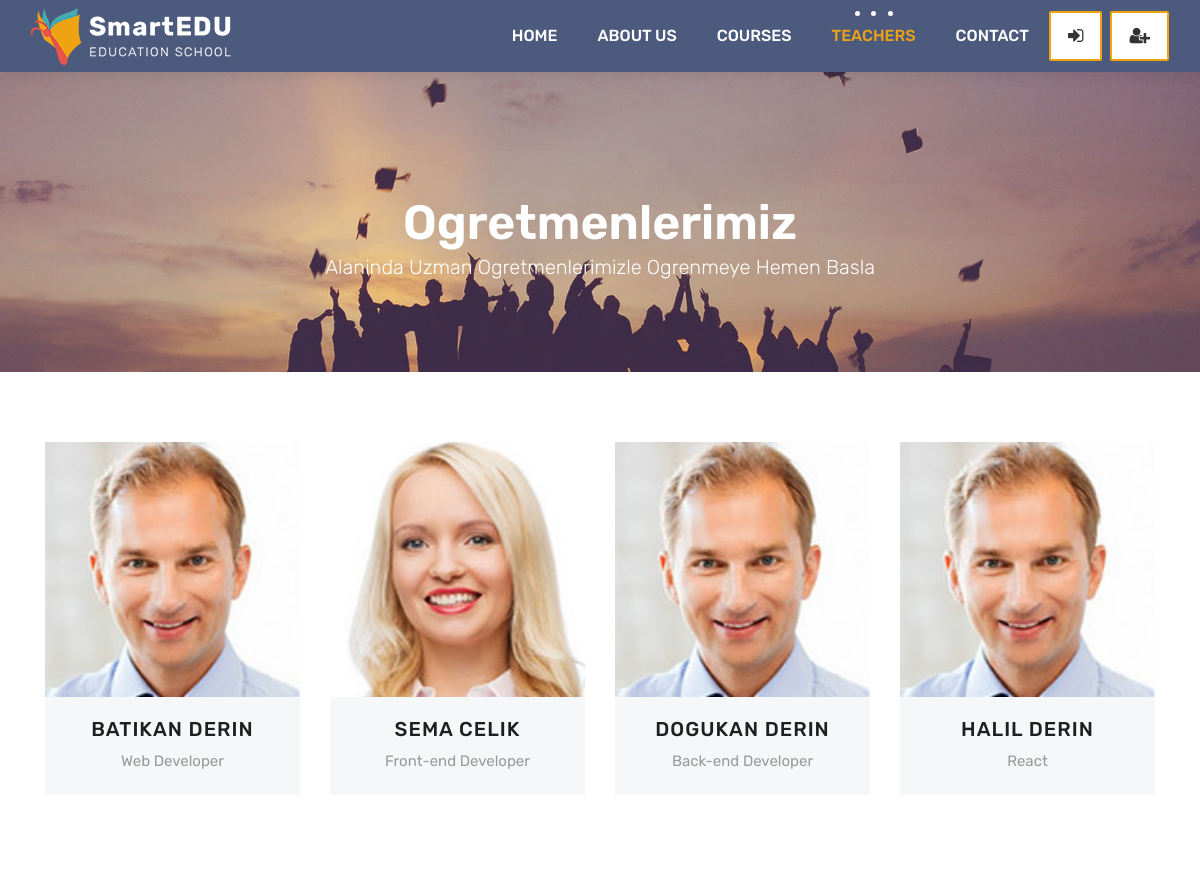
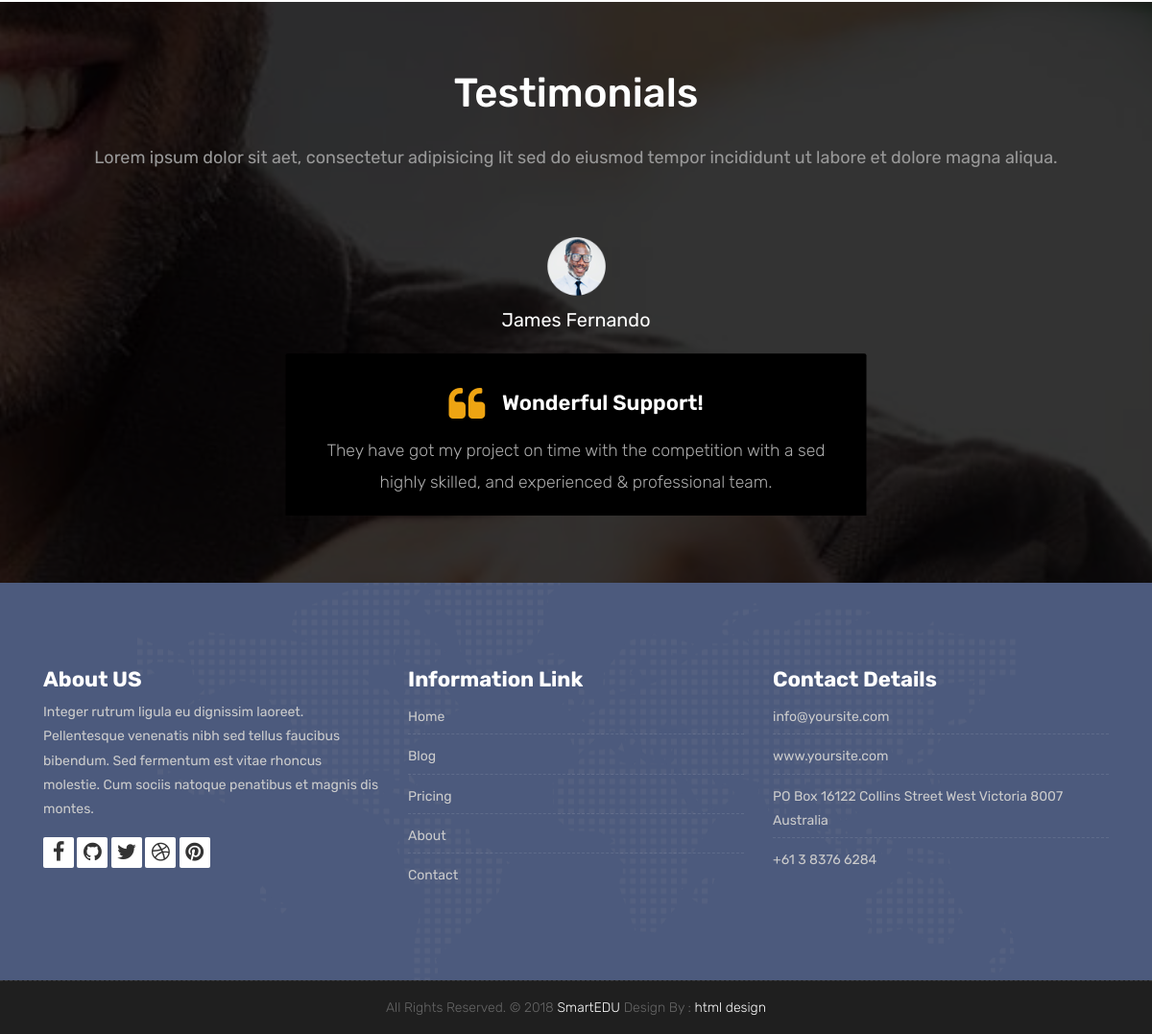
Screenshot of /teachers/ with the database file from the repository (2 pictures, top to bottom).
### teachers/models.py (models this page shows, shortened)
class Teacher(models.Model):
    name= models.CharField(max_length=50)
    title= models.CharField(max_length=40)
    description = models.TextField()
    image= models.ImageField(upload_to='courses/%Y/%m/%d/')
    facebook = models.URLField(max_length=100,blank=True)
    twitter = models.URLField(max_length=100,blank=True)
    linkedin = models.URLField(max_length=100,blank=True)
    youtube = models.URLField(max_length=100,blank=True)

### teachers/views.py (the view)
# urls.py: path('', TeacherView.as_view(), name='teachers'),
class TeacherView(ListView):
    model = Teacher
    template_name = 'teachers.html'
    context_object_name = 'teachers'

### templates/teachers.html (shortened to what this page needs)
{% extends 'partials/base.html'%}
{% load static %}
{% block content%}
	<div class="all-title-box">
		<div class="container text-center">
			<h1>Ogretmenlerimiz<span class="m_1">Alaninda uzman ogretmenlerimizle ogrenmeye hemen basla</span></h1>
		</div>
	</div>
	<div id="teachers" class="section wb">
        <div class="container">
            <div class="row">
				{% for teacher in teachers %}
				<div class="col-lg-3 col-md-6 col-12">
					<div class="our-team">
						<div class="team-img">
							<img src="{{teacher.image.url}}">
						</div>
                        <a href="">
                            <div class="team-content">
                                <a href="{% url 'teacher_detail' teacher.pk %}"><h3 class="title">{{teacher.name}}</h3></a>
                                <a href="{% url 'teacher_detail' teacher.pk %}"><span class="post">{{teacher.title}}</span></a>
                            </div>
                        </a>
					</div>
				</div>
				{% endfor %}
            </div>
        </div>
    </div>
    <div id="testimonials" class="parallax section db parallax-off" style="background-image:url('images/parallax_04.jpg');">
        <div class="container">
            <div class="section-title text-center">
                <h3>Testimonials</h3>
                <p>Lorem ipsum dolor sit aet, consectetur adipisicing lit sed do eiusmod tempor incididunt ut labore et dolore magna aliqua. </p>
            </div>
            <div class="row">
                <div class="col-md-12 col-sm-12">
                    <div class="testi-carousel owl-carousel owl-theme">
                        <div class="testimonial clearfix">
							<div class="testi-meta">
                                <img src="images/testi_01.png" alt="" class="img-fluid">
                                <h4>James Fernando </h4>
                            </div>
                            <div class="desc">
                                <h3><i class="fa fa-quote-left"></i> Wonderful Support!</h3>
                                <p class="lead">They have got my project on time with the competition with a sed highly skilled, and experienced & professional team.</p>
                            </div>
                        </div>
                    </div>
                </div>
            </div>
        </div>
    </div>
{% endblock %}

### static/style.css (style rules this page uses)
body { color: #333333; font-size: 14px; font-family: 'Rubik', sans-serif; line-height: 1.80857; }
html, body { height: 100%; }
a { color: #1f1f1f; text-decoration: none !important; outline: none !important; -webkit-transition: all .3s ease-in-out; -moz-transition: all .3s ease-in-out; -ms-transition: all .3s ease-in-out; -o-transition: all .3s ease-in-out; transition: all .3s ease-in-out; }
h1, h2, h3, h4, h5, h6 { letter-spacing: 0; font-weight: normal; position: relative; padding: 0 0 10px 0; font-weight: normal; line-height: 120% !important; color: #1f1f1f; margin: 0 }
h1 { font-size: 24px }
h3 { font-size: 18px }
h4 { font-size: 16px }
a { color: #1f1f1f; text-decoration: none; outline: none; }
a, .btn { text-decoration: none !important; outline: none !important; -webkit-transition: all .3s ease-in-out; -moz-transition: all .3s ease-in-out; -ms-transition: all .3s ease-in-out; -o-transition: all .3s ease-in-out; transition: all .3s ease-in-out; }
.lead { font-size: 18px; line-height: 30px; color: #767676; margin: 0; padding: 0; }
.parallax { background-attachment: fixed; background-size: cover; padding: 120px 0; position: relative; width: 100%; }
.parallax.parallax-off { background-attachment: fixed !important; display: block; overflow: hidden; position: relative; background-position: center center; vertical-align: sub; width: 100%; z-index: 2; }
.section { display: block; position: relative; overflow: hidden; padding: 70px 0; }
.section.wb { background-color: #ffffff; }
.section.db { background-color: #1f1f1f; }
.section-title { display: block; position: relative; margin-bottom: 60px; }
.section-title p { color: #999; font-weight: 400; font-size: 18px; line-height: 33px; margin: 0; }
.section-title h3 { font-size: 42px; font-weight: 500; line-height: 62px; margin: 0 0 25px; padding: 0; text-transform: none; }
.section.colorsection p, .section.colorsection h3, .section.db h3 { color: #ffffff; }
.desc h3 i { color: #eea412; font-size: 37px; vertical-align: middle; margin-right: 12px; }
.desc { padding: 30px; position: relative; background: #000; border: none; border-radius: 2px; }
.testi-meta { display: block; margin-top: 20px; margin-bottom: 20px; }
.testi-meta img { display: inline-block !important; }
#testimonials { position: relative; }
#testimonials:before { background: rgba(0,0,0,0.8); content: ""; position: absolute; top: 0px; left: 0px; width: 100%; height: 100%; }
.testimonial h4 { font-size: 18px; color: #ffffff; padding: 13px 0 0; }
.testimonial img { max-width: 55px; }
.testimonial { background-color: transparent; max-width: 550px; width: 100%; margin: 0 auto; text-align: center; }
.testimonial h3 { padding: 0 0 10px; font-size: 20px; font-weight: 600; }
.testimonial small, .testimonial .lead { background-color: transparent; color: #aaa; display: block; font-size: 16px; font-style: normal; line-height: 30px; margin: 0; padding: 0; position: relative; }
.testimonial p:after { display: none; }
.testi-carousel.owl-carousel .owl-item.active.center .testimonial { -webkit-transform: scale(1.1); -ms-transform: scale(1.1); transform: scale(1.1); -webkit-transition: all 0.3s ease; -o-transition: all 0.3s ease; transition: all 0.3s ease; }
.all-title-box { background: url(images/banner.jpg)no-repeat; -webkit-background-size: cover; -moz-background-size: cover; -o-background-size: cover; background-size: cover; background-position: center; min-height: 300px; }
.all-title-box h1 { color: #fff; font-weight: 600; text-transform: capitalize; padding-top: 11%; font-size: 48px; line-height: 0px; }
span.m_1 { font-weight: 300; font-size: 20px; line-height: 1.5em; display: block; }
.our-team { text-align: center; margin-bottom: 30px; }
.our-team .team-img { overflow: hidden; position: relative; }
.our-team .team-img img { width: 100%; height: auto; }
.our-team .team-content { padding: 20px 0; background: #f5f7f8; color: #54478a; }
.our-team .title { display: block; font-size: 20px; font-weight: 500; letter-spacing: 1px; text-transform: uppercase; margin: 0 0 7px 0; padding: 0px; }
.our-team .post { display: block; font-size: 15px; color: #999; }

### rows the page displays
Teacher: image (picture), name "BATIKAN DERIN", title "Web Developer"
Teacher: image (picture), name "SEMA CELIK", title "Front-end Developer"
Teacher: image (picture), name "DOGUKAN DERIN", title "Back-end Developer"
Teacher: image (picture), name "HALIL DERIN", title "React"
